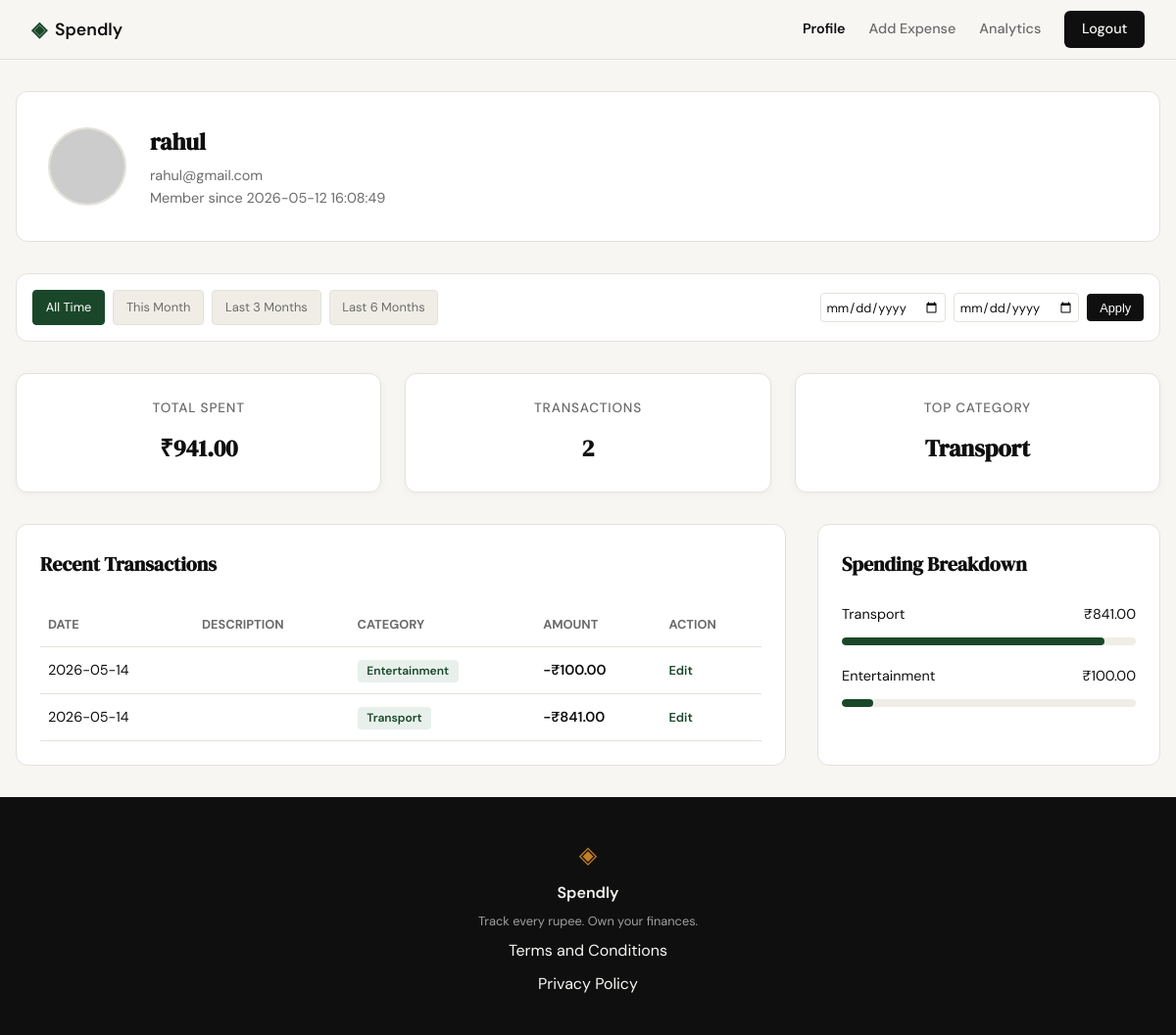
/profile (signed in), run on an earlier commit of the app's database.
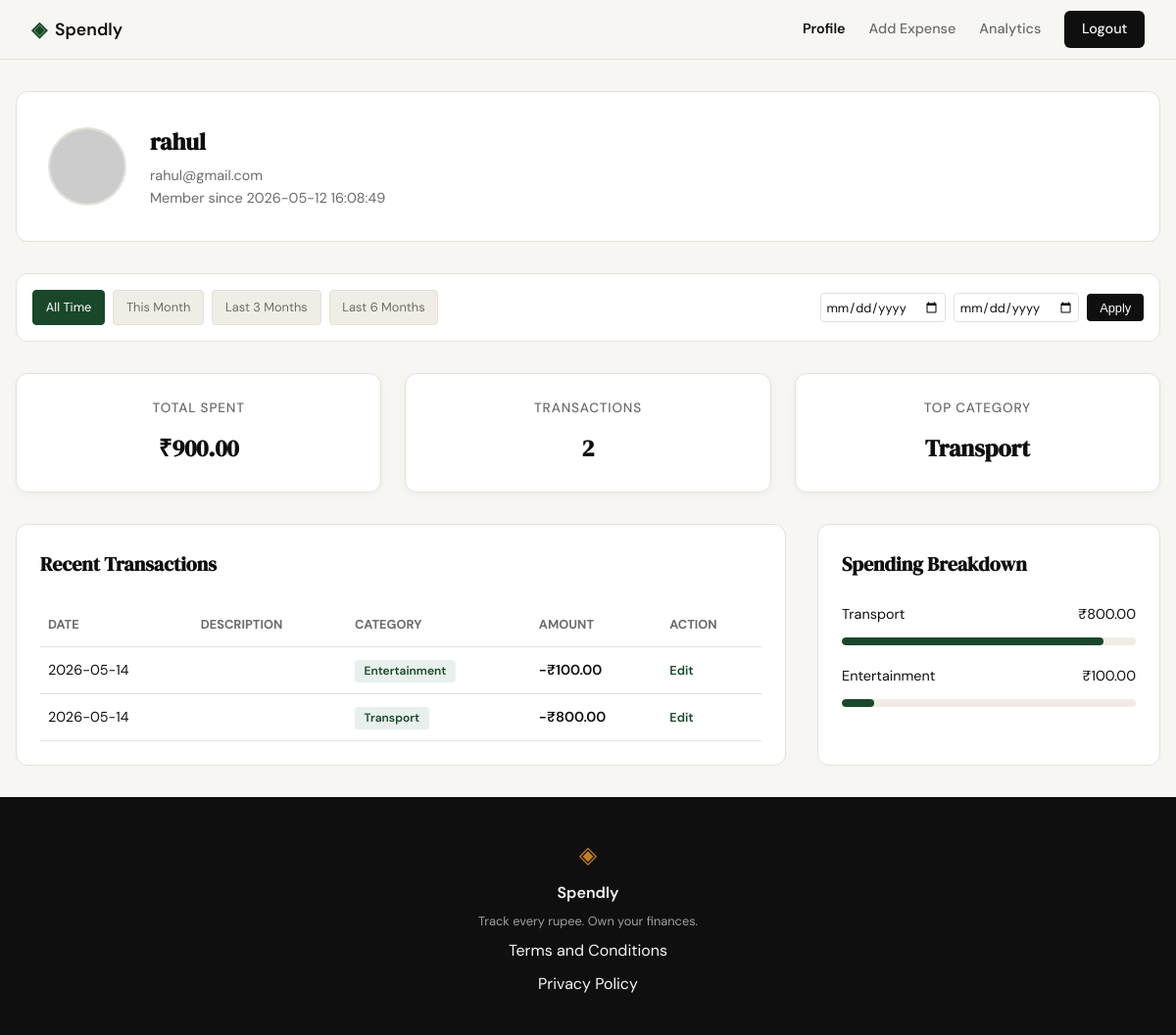
And on a later commit of the database.
### tables this page shows
CREATE TABLE users (
            id INTEGER PRIMARY KEY AUTOINCREMENT,
            name TEXT NOT NULL,
            email TEXT UNIQUE NOT NULL,
            password_hash TEXT NOT NULL,
            created_at TEXT DEFAULT (datetime('now'))
        );

CREATE TABLE expenses (
            id INTEGER PRIMARY KEY AUTOINCREMENT,
            user_id INTEGER NOT NULL,
            amount REAL NOT NULL,
            category TEXT NOT NULL,
            date TEXT NOT NULL,
            description TEXT,
            created_at TEXT DEFAULT (datetime('now')),
            FOREIGN KEY (user_id) REFERENCES users (id)
        );

### app.py (the view)
@app.route("/profile")
@login_required
def profile():
    user_id = session.get("user_id")
    date_from = request.args.get("date_from")
    date_to = request.args.get("date_to")
    def validate_date(d):
        if not d: return None
        try:
            return datetime.strptime(d, "%Y-%m-%d").date().isoformat()
        except ValueError:
            return None
    date_from = validate_date(date_from)
    date_to = validate_date(date_to)
    if date_from and date_to and date_from > date_to:
        flash("Start date must be before end date.")
        date_from = date_to = None
    db = get_db()
    user_row = db.execute(
        "SELECT name, email, created_at FROM users WHERE id = ?",
        (user_id,)
    ).fetchone()
    stats_row = get_summary_stats(user_id, date_from, date_to)
    total_spent_val = stats_row["total_spent"] if stats_row and stats_row["total_spent"] is not None else 0.0
    transaction_count = stats_row["transaction_count"] if stats_row else 0
    categories_rows = get_category_breakdown(user_id, date_from, date_to)
    category_breakdown = []
    top_category = "N/A"
    for i, row in enumerate(categories_rows):
        category = row["category"]
        amount = row["total"]
        percentage = (amount / total_spent_val * 100) if total_spent_val > 0 else 0
        if i == 0:
            top_category = category
        category_breakdown.append({
            "category": category,
            "amount": f"₹{amount:.2f}",
            "percentage": round(percentage, 1)
        })
    transactions_rows = get_recent_transactions(user_id, date_from=date_from, date_to=date_to)
    user_profile = {
        "user": {
            "name": user_row["name"],
            "email": user_row["email"],
            "join_date": user_row["created_at"],
            "avatar": f"https://api.dicebear.com/7.x/avataaars/svg?seed={user_row['name']}"
        },
        "stats": {
            "total_spent": f"₹{total_spent_val:.2f}",
            "transaction_count": transaction_count,
            "top_category": top_category
        },
        "category_breakdown": category_breakdown,
        "transactions": [
            {
                "id": row["id"],
                "date": row["date"],
                "description": row["description"],
                "category": row["category"],
                "amount": f"-₹{row['amount']:.2f}"
            }
            for row in transactions_rows
        ]
    }
    today = date.today()
    this_month_start = today.replace(day=1).isoformat()
    this_month_end = today.isoformat()
    last_3m_start = (today - relativedelta(months=3)).isoformat()
    last_3m_end = today.isoformat()
    last_6m_start = (today - relativedelta(months=6)).isoformat()
    last_6m_end = today.isoformat()
    return render_template(
        "profile.html",
        profile=user_profile,
        date_from=date_from,
        date_to=date_to,
        this_month_start=this_month_start,
        this_month_end=this_month_end,
        last_3m_start=last_3m_start,
        last_3m_end=last_3m_end,
        last_6m_start=last_6m_start,
        last_6m_end=last_6m_end
    )

### app.py (called while the page is built)
def login_required(f):
    @wraps(f)
    def decorated_function(*args, **kwargs):
        if session.get("user_id") is None:
            return redirect(url_for("login"))
        return f(*args, **kwargs)
    return decorated_function

### database/db.py (called while the page is built)
def get_db():
    if 'db' not in g:
        g.db = sqlite3.connect(current_app.config['DATABASE'])
        g.db.row_factory = sqlite3.Row
        g.db.execute("PRAGMA foreign_keys = ON")
    return g.db

### database/queries.py (called while the page is built)
def get_summary_stats(user_id, date_from=None, date_to=None):
    db = get_db()
    query = "SELECT SUM(amount) as total_spent, COUNT(id) as transaction_count FROM expenses WHERE user_id = ?"
    params = [user_id]
    if date_from and date_to:
        query += " AND date BETWEEN ? AND ?"
        params.extend([date_from, date_to])
    row = db.execute(query, params).fetchone()
    return row

def get_recent_transactions(user_id, limit=10, date_from=None, date_to=None):
    db = get_db()
    query = "SELECT id, date, description, category, amount FROM expenses WHERE user_id = ?"
    params = [user_id]
    if date_from and date_to:
        query += " AND date BETWEEN ? AND ?"
        params.extend([date_from, date_to])
    query += " ORDER BY date DESC LIMIT ?"
    params.append(limit)
    rows = db.execute(query, params).fetchall()
    return rows

def get_category_breakdown(user_id, date_from=None, date_to=None):
    db = get_db()
    query = "SELECT category, SUM(amount) as total FROM expenses WHERE user_id = ?"
    params = [user_id]
    if date_from and date_to:
        query += " AND date BETWEEN ? AND ?"
        params.extend([date_from, date_to])
    query += " GROUP BY category ORDER BY total DESC"
    rows = db.execute(query, params).fetchall()
    return rows

### templates/profile.html (shortened to what this page needs)
{% extends "base.html" %}
{% block content %}
<link rel="stylesheet" href="{{ url_for('static', filename='css/profile.css') }}">
<div class="profile-container">
    <div class="profile-header-card">
        <img src="{{ profile.user.avatar }}" alt="User Avatar" class="profile-avatar">
        <div class="profile-info">
            <h2>{{ profile.user.name }}</h2>
            <p>{{ profile.user.email }}</p>
            <p>Member since {{ profile.user.join_date }}</p>
        </div>
    </div>
    <div class="filter-bar">
        <div class="filter-presets">
            <a href="{{ url_for('profile', date_from='', date_to='') }}"
               class="preset-btn {{ 'active' if not date_from and not date_to }}">All Time</a>
            <a href="{{ url_for('profile', date_from=this_month_start, date_to=this_month_end) }}"
               class="preset-btn {{ 'active' if date_from == this_month_start and date_to == this_month_end }}">This Month</a>
            <a href="{{ url_for('profile', date_from=last_3m_start, date_to=last_3m_end) }}"
               class="preset-btn {{ 'active' if date_from == last_3m_start and date_to == last_3m_end }}">Last 3 Months</a>
            <a href="{{ url_for('profile', date_from=last_6m_start, date_to=last_6m_end) }}"
               class="preset-btn {{ 'active' if date_from == last_6m_start and date_to == last_6m_end }}">Last 6 Months</a>
        </div >
        <form class="custom-range" method="GET" action="{{ url_for('profile') }}">
            <input type="date" name="date_from" value="{{ date_from or '' }}" placeholder="From">
            <input type="date" name="date_to" value="{{ date_to or '' }}" placeholder="To">
            <button type="submit" class="apply-btn">Apply</button>
        </form>
    </div>
    <div class="stats-grid">
        <div class="stat-card">
            <span class="stat-label">Total Spent</span>
            <span class="stat-value">{{ profile.stats.total_spent }}</span>
        </div>
        <div class="stat-card">
            <span class="stat-label">Transactions</span>
            <span class="stat-value">{{ profile.stats.transaction_count }}</span>
        </div>
        <div class="stat-card">
            <span class="stat-label">Top Category</span>
            <span class="stat-value">{{ profile.stats.top_category }}</span>
        </div>
    </div>
    <div class="dashboard-grid">
        <div class="data-card">
            <h3 class="card-title">Recent Transactions</h3>
            <table class="transaction-table">
                <thead>
                    <tr>
                        <th>Date</th>
                        <th>Description</th>
                        <th>Category</th>
                        <th>Amount</th>
                        <th>Action</th>
                    </tr>
                </thead>
                <tbody>
                    {% for tx in profile.transactions %}
                    <tr>
                        <td>{{ tx.date }}</td>
                        <td>{{ tx.description }}</td>
                        <td><span class="category-badge">{{ tx.category }}</span></td>
                        <td class="amount-neg">{{ tx.amount }}</td>
                        <td><a href="{{ url_for('edit_expense', id=tx.id) }}" class="edit-link">Edit</a></td>
                    </tr>
                    {% endfor %}
                </tbody>
            </table>
        </div>
        <div class="data-card">
            <h3 class="card-title">Spending Breakdown</h3>
            <div class="category-list">
                {% for cat in profile.category_breakdown %}
                <div class="category-item">
                    <div class="category-info">
                        <span>{{ cat.category }}</span>
                        <span>{{ cat.amount }}</span>
                    </div>
                    <div class="category-bar-container">
                        <div class="category-bar" style="width: {{ cat.percentage }}%;"></div>
                    </div>
                </div>
                {% endfor %}
            </div>
        </div>
    </div>
</div>
{% endblock %}

### templates/base.html (shortened to what this page needs)
<!DOCTYPE html>
<html lang="en">
<head>
    <link rel="stylesheet" href="{{ url_for('static', filename='css/style.css') }}">
</head>
<body>
    <nav class="navbar">
        <div class="nav-inner">
            <a href="{{ url_for('landing') }}" class="nav-brand">
                <span class="brand-icon">◈</span>
                <span class="brand-name">Spendly</span>
            </a>
            <div class="nav-links">
                {% if session.get('user_id') %}
                    <a href="{{ url_for('profile') }}" class="{{ 'active' if request.endpoint == 'profile' }}">Profile</a>
                    <a href="{{ url_for('add_expense') }}" class="{{ 'active' if request.endpoint == 'add_expense' }}">Add Expense</a>
                    <a href="{{ url_for('analytics') }}" class="{{ 'active' if request.endpoint == 'analytics' }}">Analytics</a>
                    <a href="{{ url_for('logout') }}" class="nav-cta">Logout</a>
                {% else %}
                    <a href="{{ url_for('login') }}">Sign in</a>
                    <a href="{{ url_for('register') }}" class="nav-cta">Get started</a>
                {% endif %}
            </div>
        </div>
    </nav>
    <main class="main-content">
        {% block content %}{% endblock %}
    </main>
    <footer class="footer">
        <div class="footer-inner">
            <span class="brand-icon">◈</span>
            <span class="footer-name">Spendly</span>
            <p class="footer-copy">Track every rupee. Own your finances.</p>
            <div class="footer-links" style="display: flex; flex-direction: column; gap: 8px;">
                <a href="{{ url_for('terms') }}">Terms and Conditions</a>
                <a href="{{ url_for('privacy') }}">Privacy Policy</a>
            </div>
        </div>
    </footer>
</body>
</html>

### static/css/style.css (style rules this page uses)
:root { --ink: #0f0f0f; --ink-soft: #2d2d2d; --ink-muted: #6b6b6b; --ink-faint: #a0a0a0; --paper: #f7f6f3; --paper-warm: #f0ede6; --paper-card: #ffffff; --accent: #1a472a; --accent-light: #e8f0eb; --accent-2: #c17f24; --accent-2-light: #fdf3e3; --danger: #c0392b; --danger-light: #fdecea; --border: #e4e1da; --border-soft: #eeebe4; --font-display: 'DM Serif Display', Georgia, serif; --font-body: 'DM Sans', system-ui, sans-serif; --max-width: 1200px; --auth-width: 440px; --radius-sm: 6px; --radius-md: 12px; --radius-lg: 20px; }
*, *::before, *::after { box-sizing: border-box; margin: 0; padding: 0; }
html { font-size: 16px; scroll-behavior: smooth; }
body { background: var(--paper); color: var(--ink); font-family: var(--font-body); font-size: 1rem; line-height: 1.6; -webkit-font-smoothing: antialiased; }
a { color: inherit; text-decoration: none; }
.navbar { position: sticky; top: 0; z-index: 100; background: var(--paper); border-bottom: 1px solid var(--border); padding: 0 2rem; }
.nav-inner { max-width: var(--max-width); margin: 0 auto; height: 60px; display: flex; align-items: center; justify-content: space-between; }
.nav-brand { display: flex; align-items: center; gap: 0.5rem; font-family: var(--font-body); font-weight: 600; font-size: 1.1rem; color: var(--ink); }
.brand-icon { color: var(--accent); font-size: 1.3rem; }
.brand-name { color: var(--ink); }
.nav-links { display: flex; align-items: center; gap: 1.5rem; font-size: 0.9rem; font-weight: 500; }
.nav-links a { color: var(--ink-muted); transition: color 0.2s; }
.nav-links a.active { color: var(--ink); font-weight: 600; }
.nav-cta { background: var(--ink) !important; color: var(--paper) !important; padding: 0.45rem 1.1rem; border-radius: var(--radius-sm); transition: background 0.2s !important; }
.main-content { min-height: calc(100vh - 60px - 100px); }
.stat-card { background: var(--paper-card); border-radius: var(--radius-md); padding: 1rem; display: flex; flex-direction: column; gap: 0.25rem; box-shadow: 0 2px 8px rgba(0,0,0,0.04); }
.stat-label { font-size: 0.7rem; font-weight: 500; color: var(--ink-muted); text-transform: uppercase; letter-spacing: 0.04em; }
.stat-value { font-family: var(--font-display); font-size: 1.1rem; color: var(--ink); }
.category-bar { height: 100%; border-radius: 999px; transition: width 0.6s ease; }
.footer { background: var(--ink); color: var(--paper); padding: 2.5rem 2rem; text-align: center; }
.footer-inner { display: flex; flex-direction: column; align-items: center; gap: 0.4rem; }
.footer .brand-icon { color: var(--accent-2); font-size: 1.5rem; }
.footer-name { font-weight: 600; font-size: 1rem; }
.footer-copy { font-size: 0.8rem; color: var(--ink-faint); }

### static/css/profile.css (style rules this page uses)
.filter-bar { background: var(--paper-card); border: 1px solid var(--border); border-radius: var(--radius-md); padding: 1rem; margin-bottom: 2rem; display: flex; flex-wrap: wrap; align-items: center; justify-content: space-between; gap: 1rem; }
.filter-presets { display: flex; gap: 0.5rem; flex-wrap: wrap; }
.preset-btn { padding: 0.4rem 0.8rem; border: 1px solid var(--border); border-radius: 4px; background: var(--paper-warm); color: var(--ink-muted); text-decoration: none; font-size: 0.8rem; transition: all 0.2s ease; }
.preset-btn.active { background: var(--accent); color: white; border-color: var(--accent); }
.custom-range { display: flex; align-items: center; gap: 0.5rem; }
.custom-range input { padding: 0.3rem; border: 1px solid var(--border); border-radius: 4px; font-size: 0.8rem; color: var(--ink); background-color: var(--paper-card); font-family: inherit; }
.apply-btn { padding: 0.4rem 0.8rem; background: var(--ink); color: white; border: none; border-radius: 4px; cursor: pointer; font-size: 0.8rem; }

What changed in the data, as far as the page shows it:
changed expenses "Transport": amount "-₹841.00" → "-₹800.00"
Also different on the page:
{{ profile.stats.total_spent }}: "₹941.00" → "₹900.00"
{{ cat.percentage }}: 10.6 → 11.1 (drawn)
new list line: "Transport ₹800.00"
list line gone: "Transport ₹841.00"
